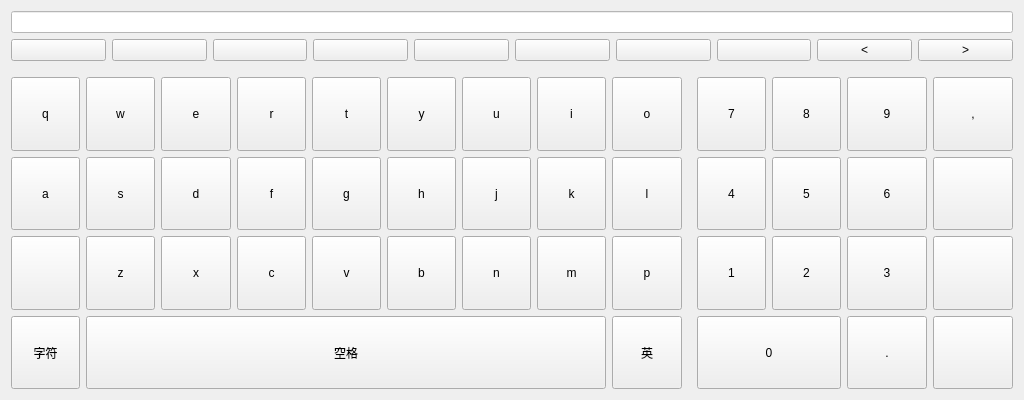
<?xml version="1.0" encoding="UTF-8"?>
<ui version="4.0">
 <class>Keyboard</class>
 <widget class="QWidget" name="Keyboard">
  <property name="windowModality">
   <enum>Qt::NonModal</enum>
  </property>
  <property name="geometry">
   <rect>
    <x>0</x>
    <y>0</y>
    <width>1024</width>
    <height>400</height>
   </rect>
  </property>
  <property name="sizePolicy">
   <sizepolicy hsizetype="Preferred" vsizetype="Preferred">
    <horstretch>0</horstretch>
    <verstretch>0</verstretch>
   </sizepolicy>
  </property>
  <property name="windowTitle">
   <string notr="true">Keyboard</string>
  </property>
  <property name="styleSheet">
   <string notr="true"/>
  </property>
  <layout class="QGridLayout" name="gridLayout_2">
   <item row="1" column="0">
    <layout class="QHBoxLayout" name="horizontalLayout_3">
     <item>
      <widget class="QPushButton" name="btnHint">
       <property name="focusPolicy">
        <enum>Qt::NoFocus</enum>
       </property>
       <property name="text">
        <string/>
       </property>
      </widget>
     </item>
     <item>
      <widget class="QPushButton" name="btnText1">
       <property name="focusPolicy">
        <enum>Qt::NoFocus</enum>
       </property>
       <property name="text">
        <string/>
       </property>
      </widget>
     </item>
     <item>
      <widget class="QPushButton" name="btnText2">
       <property name="focusPolicy">
        <enum>Qt::NoFocus</enum>
       </property>
       <property name="text">
        <string/>
       </property>
      </widget>
     </item>
     <item>
      <widget class="QPushButton" name="btnText3">
       <property name="focusPolicy">
        <enum>Qt::NoFocus</enum>
       </property>
       <property name="text">
        <string/>
       </property>
      </widget>
     </item>
     <item>
      <widget class="QPushButton" name="btnText4">
       <property name="focusPolicy">
        <enum>Qt::NoFocus</enum>
       </property>
       <property name="text">
        <string/>
       </property>
      </widget>
     </item>
     <item>
      <widget class="QPushButton" name="btnText5">
       <property name="focusPolicy">
        <enum>Qt::NoFocus</enum>
       </property>
       <property name="text">
        <string/>
       </property>
      </widget>
     </item>
     <item>
      <widget class="QPushButton" name="btnText6">
       <property name="focusPolicy">
        <enum>Qt::NoFocus</enum>
       </property>
       <property name="text">
        <string/>
       </property>
      </widget>
     </item>
     <item>
      <widget class="QPushButton" name="btnText7">
       <property name="focusPolicy">
        <enum>Qt::NoFocus</enum>
       </property>
       <property name="text">
        <string/>
       </property>
      </widget>
     </item>
     <item>
      <widget class="QPushButton" name="btnPrev">
       <property name="focusPolicy">
        <enum>Qt::NoFocus</enum>
       </property>
       <property name="text">
        <string>&lt;</string>
       </property>
      </widget>
     </item>
     <item>
      <widget class="QPushButton" name="btnNext">
       <property name="focusPolicy">
        <enum>Qt::NoFocus</enum>
       </property>
       <property name="text">
        <string>&gt;</string>
       </property>
      </widget>
     </item>
    </layout>
   </item>
   <item row="3" column="0">
    <layout class="QGridLayout" name="gridLayout">
     <item row="0" column="12">
      <widget class="QPushButton" name="Button9">
       <property name="sizePolicy">
        <sizepolicy hsizetype="Expanding" vsizetype="Expanding">
         <horstretch>0</horstretch>
         <verstretch>0</verstretch>
        </sizepolicy>
       </property>
       <property name="minimumSize">
        <size>
         <width>20</width>
         <height>0</height>
        </size>
       </property>
       <property name="text">
        <string>9</string>
       </property>
      </widget>
     </item>
     <item row="0" column="4">
      <widget class="QPushButton" name="Buttont">
       <property name="sizePolicy">
        <sizepolicy hsizetype="Expanding" vsizetype="Expanding">
         <horstretch>0</horstretch>
         <verstretch>0</verstretch>
        </sizepolicy>
       </property>
       <property name="minimumSize">
        <size>
         <width>20</width>
         <height>0</height>
        </size>
       </property>
       <property name="text">
        <string>t</string>
       </property>
      </widget>
     </item>
     <item row="0" column="9">
      <spacer name="horizontalSpacer">
       <property name="orientation">
        <enum>Qt::Horizontal</enum>
       </property>
       <property name="sizeHint" stdset="0">
        <size>
         <width>20</width>
         <height>20</height>
        </size>
       </property>
      </spacer>
     </item>
     <item row="2" column="6">
      <widget class="QPushButton" name="Buttonn">
       <property name="sizePolicy">
        <sizepolicy hsizetype="Expanding" vsizetype="Expanding">
         <horstretch>0</horstretch>
         <verstretch>0</verstretch>
        </sizepolicy>
       </property>
       <property name="minimumSize">
        <size>
         <width>20</width>
         <height>0</height>
        </size>
       </property>
       <property name="text">
        <string>n</string>
       </property>
      </widget>
     </item>
     <item row="2" column="7">
      <widget class="QPushButton" name="Buttonm">
       <property name="sizePolicy">
        <sizepolicy hsizetype="Expanding" vsizetype="Expanding">
         <horstretch>0</horstretch>
         <verstretch>0</verstretch>
        </sizepolicy>
       </property>
       <property name="minimumSize">
        <size>
         <width>20</width>
         <height>0</height>
        </size>
       </property>
       <property name="text">
        <string>m</string>
       </property>
      </widget>
     </item>
     <item row="1" column="5">
      <widget class="QPushButton" name="Buttonh">
       <property name="sizePolicy">
        <sizepolicy hsizetype="Expanding" vsizetype="Expanding">
         <horstretch>0</horstretch>
         <verstretch>0</verstretch>
        </sizepolicy>
       </property>
       <property name="minimumSize">
        <size>
         <width>20</width>
         <height>0</height>
        </size>
       </property>
       <property name="text">
        <string>h</string>
       </property>
      </widget>
     </item>
     <item row="1" column="6">
      <widget class="QPushButton" name="Buttonj">
       <property name="sizePolicy">
        <sizepolicy hsizetype="Expanding" vsizetype="Expanding">
         <horstretch>0</horstretch>
         <verstretch>0</verstretch>
        </sizepolicy>
       </property>
       <property name="minimumSize">
        <size>
         <width>20</width>
         <height>0</height>
        </size>
       </property>
       <property name="text">
        <string>j</string>
       </property>
      </widget>
     </item>
     <item row="1" column="7">
      <widget class="QPushButton" name="Buttonk">
       <property name="sizePolicy">
        <sizepolicy hsizetype="Expanding" vsizetype="Expanding">
         <horstretch>0</horstretch>
         <verstretch>0</verstretch>
        </sizepolicy>
       </property>
       <property name="minimumSize">
        <size>
         <width>20</width>
         <height>0</height>
        </size>
       </property>
       <property name="text">
        <string>k</string>
       </property>
      </widget>
     </item>
     <item row="1" column="8">
      <widget class="QPushButton" name="Buttonl">
       <property name="sizePolicy">
        <sizepolicy hsizetype="Expanding" vsizetype="Expanding">
         <horstretch>0</horstretch>
         <verstretch>0</verstretch>
        </sizepolicy>
       </property>
       <property name="minimumSize">
        <size>
         <width>20</width>
         <height>0</height>
        </size>
       </property>
       <property name="text">
        <string>l</string>
       </property>
      </widget>
     </item>
     <item row="1" column="10">
      <widget class="QPushButton" name="Button4">
       <property name="sizePolicy">
        <sizepolicy hsizetype="Expanding" vsizetype="Expanding">
         <horstretch>0</horstretch>
         <verstretch>0</verstretch>
        </sizepolicy>
       </property>
       <property name="minimumSize">
        <size>
         <width>20</width>
         <height>0</height>
        </size>
       </property>
       <property name="text">
        <string>4</string>
       </property>
      </widget>
     </item>
     <item row="1" column="11">
      <widget class="QPushButton" name="Button5">
       <property name="sizePolicy">
        <sizepolicy hsizetype="Expanding" vsizetype="Expanding">
         <horstretch>0</horstretch>
         <verstretch>0</verstretch>
        </sizepolicy>
       </property>
       <property name="minimumSize">
        <size>
         <width>20</width>
         <height>0</height>
        </size>
       </property>
       <property name="text">
        <string>5</string>
       </property>
      </widget>
     </item>
     <item row="1" column="12">
      <widget class="QPushButton" name="Button6">
       <property name="sizePolicy">
        <sizepolicy hsizetype="Expanding" vsizetype="Expanding">
         <horstretch>0</horstretch>
         <verstretch>0</verstretch>
        </sizepolicy>
       </property>
       <property name="minimumSize">
        <size>
         <width>20</width>
         <height>0</height>
        </size>
       </property>
       <property name="text">
        <string>6</string>
       </property>
      </widget>
     </item>
     <item row="1" column="13">
      <widget class="QPushButton" name="backButton">
       <property name="sizePolicy">
        <sizepolicy hsizetype="Expanding" vsizetype="Expanding">
         <horstretch>0</horstretch>
         <verstretch>0</verstretch>
        </sizepolicy>
       </property>
       <property name="focusPolicy">
        <enum>Qt::NoFocus</enum>
       </property>
       <property name="text">
        <string/>
       </property>
      </widget>
     </item>
     <item row="2" column="0">
      <widget class="QPushButton" name="shift">
       <property name="sizePolicy">
        <sizepolicy hsizetype="Expanding" vsizetype="Expanding">
         <horstretch>0</horstretch>
         <verstretch>0</verstretch>
        </sizepolicy>
       </property>
       <property name="minimumSize">
        <size>
         <width>20</width>
         <height>0</height>
        </size>
       </property>
       <property name="styleSheet">
        <string notr="true"/>
       </property>
       <property name="text">
        <string/>
       </property>
       <property name="checkable">
        <bool>false</bool>
       </property>
      </widget>
     </item>
     <item row="2" column="2">
      <widget class="QPushButton" name="Buttonx">
       <property name="sizePolicy">
        <sizepolicy hsizetype="Expanding" vsizetype="Expanding">
         <horstretch>0</horstretch>
         <verstretch>0</verstretch>
        </sizepolicy>
       </property>
       <property name="minimumSize">
        <size>
         <width>20</width>
         <height>0</height>
        </size>
       </property>
       <property name="text">
        <string>x</string>
       </property>
      </widget>
     </item>
     <item row="2" column="10">
      <widget class="QPushButton" name="Button1">
       <property name="sizePolicy">
        <sizepolicy hsizetype="Expanding" vsizetype="Expanding">
         <horstretch>0</horstretch>
         <verstretch>0</verstretch>
        </sizepolicy>
       </property>
       <property name="minimumSize">
        <size>
         <width>20</width>
         <height>0</height>
        </size>
       </property>
       <property name="text">
        <string>1</string>
       </property>
      </widget>
     </item>
     <item row="2" column="11">
      <widget class="QPushButton" name="Button2">
       <property name="sizePolicy">
        <sizepolicy hsizetype="Expanding" vsizetype="Expanding">
         <horstretch>0</horstretch>
         <verstretch>0</verstretch>
        </sizepolicy>
       </property>
       <property name="minimumSize">
        <size>
         <width>20</width>
         <height>0</height>
        </size>
       </property>
       <property name="text">
        <string>2</string>
       </property>
      </widget>
     </item>
     <item row="2" column="12">
      <widget class="QPushButton" name="Button3">
       <property name="sizePolicy">
        <sizepolicy hsizetype="Expanding" vsizetype="Expanding">
         <horstretch>0</horstretch>
         <verstretch>0</verstretch>
        </sizepolicy>
       </property>
       <property name="minimumSize">
        <size>
         <width>20</width>
         <height>0</height>
        </size>
       </property>
       <property name="text">
        <string>3</string>
       </property>
      </widget>
     </item>
     <item row="2" column="13">
      <widget class="QPushButton" name="clear">
       <property name="sizePolicy">
        <sizepolicy hsizetype="Expanding" vsizetype="Expanding">
         <horstretch>0</horstretch>
         <verstretch>0</verstretch>
        </sizepolicy>
       </property>
       <property name="focusPolicy">
        <enum>Qt::NoFocus</enum>
       </property>
       <property name="text">
        <string/>
       </property>
      </widget>
     </item>
     <item row="3" column="0">
      <widget class="QPushButton" name="char_2">
       <property name="sizePolicy">
        <sizepolicy hsizetype="Expanding" vsizetype="Expanding">
         <horstretch>0</horstretch>
         <verstretch>0</verstretch>
        </sizepolicy>
       </property>
       <property name="minimumSize">
        <size>
         <width>20</width>
         <height>0</height>
        </size>
       </property>
       <property name="text">
        <string>字符</string>
       </property>
       <property name="checkable">
        <bool>true</bool>
       </property>
       <property name="checked">
        <bool>false</bool>
       </property>
      </widget>
     </item>
     <item row="3" column="8">
      <widget class="QPushButton" name="btnEnCh">
       <property name="sizePolicy">
        <sizepolicy hsizetype="Expanding" vsizetype="Expanding">
         <horstretch>0</horstretch>
         <verstretch>0</verstretch>
        </sizepolicy>
       </property>
       <property name="minimumSize">
        <size>
         <width>20</width>
         <height>0</height>
        </size>
       </property>
       <property name="text">
        <string>英</string>
       </property>
       <property name="checkable">
        <bool>true</bool>
       </property>
       <property name="checked">
        <bool>false</bool>
       </property>
      </widget>
     </item>
     <item row="3" column="12">
      <widget class="QPushButton" name="btnDot">
       <property name="sizePolicy">
        <sizepolicy hsizetype="Expanding" vsizetype="Expanding">
         <horstretch>0</horstretch>
         <verstretch>0</verstretch>
        </sizepolicy>
       </property>
       <property name="text">
        <string>.</string>
       </property>
      </widget>
     </item>
     <item row="3" column="13">
      <widget class="QPushButton" name="enterButton">
       <property name="sizePolicy">
        <sizepolicy hsizetype="Expanding" vsizetype="Expanding">
         <horstretch>0</horstretch>
         <verstretch>0</verstretch>
        </sizepolicy>
       </property>
       <property name="minimumSize">
        <size>
         <width>20</width>
         <height>0</height>
        </size>
       </property>
       <property name="text">
        <string/>
       </property>
      </widget>
     </item>
     <item row="0" column="3">
      <widget class="QPushButton" name="Buttonr">
       <property name="sizePolicy">
        <sizepolicy hsizetype="Expanding" vsizetype="Expanding">
         <horstretch>0</horstretch>
         <verstretch>0</verstretch>
        </sizepolicy>
       </property>
       <property name="minimumSize">
        <size>
         <width>20</width>
         <height>0</height>
        </size>
       </property>
       <property name="text">
        <string>r</string>
       </property>
      </widget>
     </item>
     <item row="0" column="6">
      <widget class="QPushButton" name="Buttonu">
       <property name="sizePolicy">
        <sizepolicy hsizetype="Expanding" vsizetype="Expanding">
         <horstretch>0</horstretch>
         <verstretch>0</verstretch>
        </sizepolicy>
       </property>
       <property name="minimumSize">
        <size>
         <width>20</width>
         <height>0</height>
        </size>
       </property>
       <property name="text">
        <string>u</string>
       </property>
      </widget>
     </item>
     <item row="0" column="0">
      <widget class="QPushButton" name="Buttonq">
       <property name="sizePolicy">
        <sizepolicy hsizetype="Expanding" vsizetype="Expanding">
         <horstretch>0</horstretch>
         <verstretch>0</verstretch>
        </sizepolicy>
       </property>
       <property name="minimumSize">
        <size>
         <width>20</width>
         <height>0</height>
        </size>
       </property>
       <property name="text">
        <string>q</string>
       </property>
      </widget>
     </item>
     <item row="1" column="1">
      <widget class="QPushButton" name="Buttons">
       <property name="sizePolicy">
        <sizepolicy hsizetype="Expanding" vsizetype="Expanding">
         <horstretch>0</horstretch>
         <verstretch>0</verstretch>
        </sizepolicy>
       </property>
       <property name="minimumSize">
        <size>
         <width>20</width>
         <height>0</height>
        </size>
       </property>
       <property name="text">
        <string>s</string>
       </property>
      </widget>
     </item>
     <item row="0" column="10">
      <widget class="QPushButton" name="Button7">
       <property name="sizePolicy">
        <sizepolicy hsizetype="Expanding" vsizetype="Expanding">
         <horstretch>0</horstretch>
         <verstretch>0</verstretch>
        </sizepolicy>
       </property>
       <property name="minimumSize">
        <size>
         <width>20</width>
         <height>0</height>
        </size>
       </property>
       <property name="text">
        <string>7</string>
       </property>
      </widget>
     </item>
     <item row="0" column="11">
      <widget class="QPushButton" name="Button8">
       <property name="sizePolicy">
        <sizepolicy hsizetype="Expanding" vsizetype="Expanding">
         <horstretch>0</horstretch>
         <verstretch>0</verstretch>
        </sizepolicy>
       </property>
       <property name="minimumSize">
        <size>
         <width>20</width>
         <height>0</height>
        </size>
       </property>
       <property name="text">
        <string>8</string>
       </property>
      </widget>
     </item>
     <item row="1" column="4">
      <widget class="QPushButton" name="Buttong">
       <property name="sizePolicy">
        <sizepolicy hsizetype="Expanding" vsizetype="Expanding">
         <horstretch>0</horstretch>
         <verstretch>0</verstretch>
        </sizepolicy>
       </property>
       <property name="minimumSize">
        <size>
         <width>20</width>
         <height>0</height>
        </size>
       </property>
       <property name="text">
        <string>g</string>
       </property>
      </widget>
     </item>
     <item row="0" column="7">
      <widget class="QPushButton" name="Buttoni">
       <property name="sizePolicy">
        <sizepolicy hsizetype="Expanding" vsizetype="Expanding">
         <horstretch>0</horstretch>
         <verstretch>0</verstretch>
        </sizepolicy>
       </property>
       <property name="minimumSize">
        <size>
         <width>20</width>
         <height>0</height>
        </size>
       </property>
       <property name="text">
        <string>i</string>
       </property>
      </widget>
     </item>
     <item row="0" column="8">
      <widget class="QPushButton" name="Buttono">
       <property name="sizePolicy">
        <sizepolicy hsizetype="Expanding" vsizetype="Expanding">
         <horstretch>0</horstretch>
         <verstretch>0</verstretch>
        </sizepolicy>
       </property>
       <property name="minimumSize">
        <size>
         <width>20</width>
         <height>0</height>
        </size>
       </property>
       <property name="text">
        <string>o</string>
       </property>
      </widget>
     </item>
     <item row="0" column="13">
      <widget class="QPushButton" name="btnComma">
       <property name="sizePolicy">
        <sizepolicy hsizetype="Expanding" vsizetype="Expanding">
         <horstretch>0</horstretch>
         <verstretch>0</verstretch>
        </sizepolicy>
       </property>
       <property name="text">
        <string>,</string>
       </property>
      </widget>
     </item>
     <item row="2" column="5">
      <widget class="QPushButton" name="Buttonb">
       <property name="sizePolicy">
        <sizepolicy hsizetype="Expanding" vsizetype="Expanding">
         <horstretch>0</horstretch>
         <verstretch>0</verstretch>
        </sizepolicy>
       </property>
       <property name="minimumSize">
        <size>
         <width>20</width>
         <height>0</height>
        </size>
       </property>
       <property name="text">
        <string>b</string>
       </property>
      </widget>
     </item>
     <item row="2" column="3">
      <widget class="QPushButton" name="Buttonc">
       <property name="sizePolicy">
        <sizepolicy hsizetype="Expanding" vsizetype="Expanding">
         <horstretch>0</horstretch>
         <verstretch>0</verstretch>
        </sizepolicy>
       </property>
       <property name="minimumSize">
        <size>
         <width>20</width>
         <height>0</height>
        </size>
       </property>
       <property name="text">
        <string>c</string>
       </property>
      </widget>
     </item>
     <item row="2" column="4">
      <widget class="QPushButton" name="Buttonv">
       <property name="sizePolicy">
        <sizepolicy hsizetype="Expanding" vsizetype="Expanding">
         <horstretch>0</horstretch>
         <verstretch>0</verstretch>
        </sizepolicy>
       </property>
       <property name="minimumSize">
        <size>
         <width>20</width>
         <height>0</height>
        </size>
       </property>
       <property name="text">
        <string>v</string>
       </property>
      </widget>
     </item>
     <item row="1" column="2">
      <widget class="QPushButton" name="Buttond">
       <property name="sizePolicy">
        <sizepolicy hsizetype="Expanding" vsizetype="Expanding">
         <horstretch>0</horstretch>
         <verstretch>0</verstretch>
        </sizepolicy>
       </property>
       <property name="minimumSize">
        <size>
         <width>20</width>
         <height>0</height>
        </size>
       </property>
       <property name="text">
        <string>d</string>
       </property>
      </widget>
     </item>
     <item row="2" column="1">
      <widget class="QPushButton" name="Buttonz">
       <property name="sizePolicy">
        <sizepolicy hsizetype="Expanding" vsizetype="Expanding">
         <horstretch>0</horstretch>
         <verstretch>0</verstretch>
        </sizepolicy>
       </property>
       <property name="minimumSize">
        <size>
         <width>20</width>
         <height>0</height>
        </size>
       </property>
       <property name="text">
        <string>z</string>
       </property>
      </widget>
     </item>
     <item row="0" column="2">
      <widget class="QPushButton" name="Buttone">
       <property name="sizePolicy">
        <sizepolicy hsizetype="Expanding" vsizetype="Expanding">
         <horstretch>0</horstretch>
         <verstretch>0</verstretch>
        </sizepolicy>
       </property>
       <property name="minimumSize">
        <size>
         <width>20</width>
         <height>0</height>
        </size>
       </property>
       <property name="text">
        <string>e</string>
       </property>
      </widget>
     </item>
     <item row="0" column="1">
      <widget class="QPushButton" name="Buttonw">
       <property name="sizePolicy">
        <sizepolicy hsizetype="Expanding" vsizetype="Expanding">
         <horstretch>0</horstretch>
         <verstretch>0</verstretch>
        </sizepolicy>
       </property>
       <property name="minimumSize">
        <size>
         <width>20</width>
         <height>0</height>
        </size>
       </property>
       <property name="text">
        <string>w</string>
       </property>
      </widget>
     </item>
     <item row="1" column="0">
      <widget class="QPushButton" name="Buttona">
       <property name="sizePolicy">
        <sizepolicy hsizetype="Expanding" vsizetype="Expanding">
         <horstretch>0</horstretch>
         <verstretch>0</verstretch>
        </sizepolicy>
       </property>
       <property name="minimumSize">
        <size>
         <width>20</width>
         <height>0</height>
        </size>
       </property>
       <property name="text">
        <string>a</string>
       </property>
      </widget>
     </item>
     <item row="0" column="5">
      <widget class="QPushButton" name="Buttony">
       <property name="sizePolicy">
        <sizepolicy hsizetype="Expanding" vsizetype="Expanding">
         <horstretch>0</horstretch>
         <verstretch>0</verstretch>
        </sizepolicy>
       </property>
       <property name="minimumSize">
        <size>
         <width>20</width>
         <height>0</height>
        </size>
       </property>
       <property name="text">
        <string>y</string>
       </property>
      </widget>
     </item>
     <item row="1" column="3">
      <widget class="QPushButton" name="Buttonf">
       <property name="sizePolicy">
        <sizepolicy hsizetype="Expanding" vsizetype="Expanding">
         <horstretch>0</horstretch>
         <verstretch>0</verstretch>
        </sizepolicy>
       </property>
       <property name="minimumSize">
        <size>
         <width>20</width>
         <height>0</height>
        </size>
       </property>
       <property name="text">
        <string>f</string>
       </property>
      </widget>
     </item>
     <item row="2" column="8">
      <widget class="QPushButton" name="Buttonp">
       <property name="sizePolicy">
        <sizepolicy hsizetype="Expanding" vsizetype="Expanding">
         <horstretch>0</horstretch>
         <verstretch>0</verstretch>
        </sizepolicy>
       </property>
       <property name="minimumSize">
        <size>
         <width>20</width>
         <height>0</height>
        </size>
       </property>
       <property name="text">
        <string>p</string>
       </property>
      </widget>
     </item>
     <item row="3" column="10" colspan="2">
      <widget class="QPushButton" name="Button0">
       <property name="sizePolicy">
        <sizepolicy hsizetype="Expanding" vsizetype="Expanding">
         <horstretch>0</horstretch>
         <verstretch>0</verstretch>
        </sizepolicy>
       </property>
       <property name="minimumSize">
        <size>
         <width>20</width>
         <height>0</height>
        </size>
       </property>
       <property name="text">
        <string>0</string>
       </property>
      </widget>
     </item>
     <item row="3" column="1" colspan="7">
      <widget class="QPushButton" name="space">
       <property name="sizePolicy">
        <sizepolicy hsizetype="Expanding" vsizetype="Expanding">
         <horstretch>0</horstretch>
         <verstretch>0</verstretch>
        </sizepolicy>
       </property>
       <property name="minimumSize">
        <size>
         <width>20</width>
         <height>50</height>
        </size>
       </property>
       <property name="text">
        <string>空格</string>
       </property>
      </widget>
     </item>
    </layout>
   </item>
   <item row="0" column="0">
    <layout class="QHBoxLayout" name="horizontalLayout">
     <item>
      <widget class="QLineEdit" name="lineEdit">
       <property name="styleSheet">
        <string notr="true">color: rgb(0, 0, 0);
background-color: rgb(255, 255, 255);</string>
       </property>
       <property name="alignment">
        <set>Qt::AlignRight|Qt::AlignTrailing|Qt::AlignVCenter</set>
       </property>
      </widget>
     </item>
    </layout>
   </item>
   <item row="2" column="0">
    <spacer name="verticalSpacer">
     <property name="orientation">
      <enum>Qt::Vertical</enum>
     </property>
     <property name="sizeType">
      <enum>QSizePolicy::Fixed</enum>
     </property>
     <property name="sizeHint" stdset="0">
      <size>
       <width>20</width>
       <height>10</height>
      </size>
     </property>
    </spacer>
   </item>
  </layout>
 </widget>
 <resources/>
 <connections/>
</ui>
